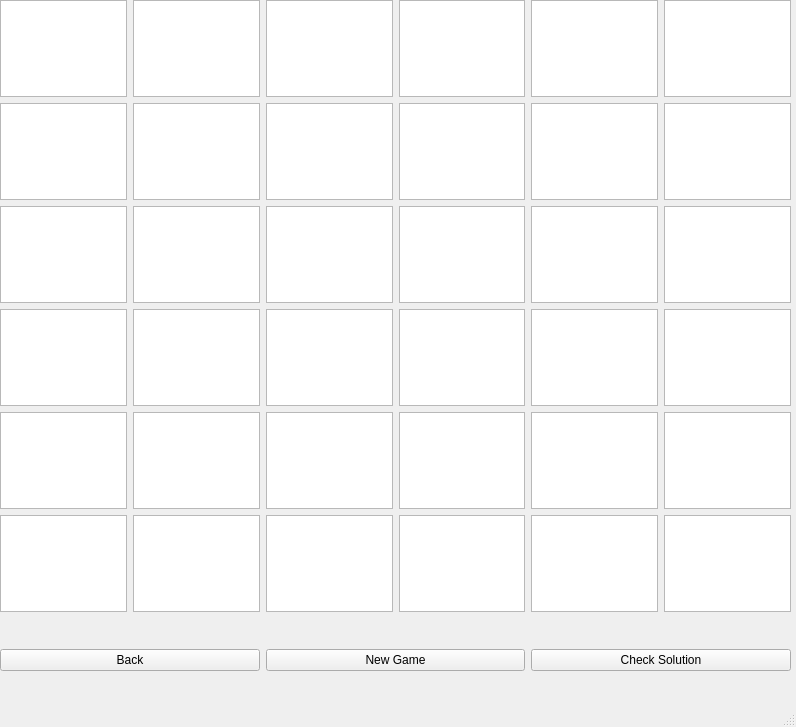
<?xml version="1.0" encoding="UTF-8"?>
<ui version="4.0">
 <class>Hidato6x6</class>
 <widget class="QMainWindow" name="Hidato6x6">
  <property name="geometry">
   <rect>
    <x>0</x>
    <y>0</y>
    <width>796</width>
    <height>727</height>
   </rect>
  </property>
  <property name="windowTitle">
   <string>MainWindow</string>
  </property>
  <widget class="QWidget" name="centralwidget">
   <widget class="QWidget" name="gridLayoutWidget">
    <property name="geometry">
     <rect>
      <x>0</x>
      <y>0</y>
      <width>791</width>
      <height>612</height>
     </rect>
    </property>
    <layout class="QGridLayout" name="gridLayout">
     <item row="3" column="5">
      <widget class="QTextEdit" name="text_number_23">
       <property name="font">
        <font>
         <pointsize>32</pointsize>
        </font>
       </property>
      </widget>
     </item>
     <item row="4" column="2">
      <widget class="QTextEdit" name="text_number_26">
       <property name="font">
        <font>
         <pointsize>32</pointsize>
        </font>
       </property>
      </widget>
     </item>
     <item row="3" column="2">
      <widget class="QTextEdit" name="text_number_20">
       <property name="font">
        <font>
         <pointsize>32</pointsize>
        </font>
       </property>
      </widget>
     </item>
     <item row="3" column="4">
      <widget class="QTextEdit" name="text_number_22">
       <property name="font">
        <font>
         <pointsize>32</pointsize>
        </font>
       </property>
      </widget>
     </item>
     <item row="4" column="4">
      <widget class="QTextEdit" name="text_number_28">
       <property name="font">
        <font>
         <pointsize>32</pointsize>
        </font>
       </property>
      </widget>
     </item>
     <item row="4" column="3">
      <widget class="QTextEdit" name="text_number_27">
       <property name="font">
        <font>
         <pointsize>32</pointsize>
        </font>
       </property>
      </widget>
     </item>
     <item row="4" column="1">
      <widget class="QTextEdit" name="text_number_25">
       <property name="font">
        <font>
         <pointsize>32</pointsize>
        </font>
       </property>
      </widget>
     </item>
     <item row="4" column="0">
      <widget class="QTextEdit" name="text_number_24">
       <property name="font">
        <font>
         <pointsize>32</pointsize>
        </font>
       </property>
      </widget>
     </item>
     <item row="5" column="0">
      <widget class="QTextEdit" name="text_number_30">
       <property name="font">
        <font>
         <pointsize>32</pointsize>
        </font>
       </property>
      </widget>
     </item>
     <item row="4" column="5">
      <widget class="QTextEdit" name="text_number_29">
       <property name="font">
        <font>
         <pointsize>32</pointsize>
        </font>
       </property>
      </widget>
     </item>
     <item row="5" column="1">
      <widget class="QTextEdit" name="text_number_31">
       <property name="font">
        <font>
         <pointsize>32</pointsize>
        </font>
       </property>
      </widget>
     </item>
     <item row="5" column="2">
      <widget class="QTextEdit" name="text_number_32">
       <property name="font">
        <font>
         <pointsize>32</pointsize>
        </font>
       </property>
      </widget>
     </item>
     <item row="5" column="5">
      <widget class="QTextEdit" name="text_number_35">
       <property name="font">
        <font>
         <pointsize>32</pointsize>
        </font>
       </property>
      </widget>
     </item>
     <item row="0" column="5">
      <widget class="QTextEdit" name="text_number_5">
       <property name="font">
        <font>
         <pointsize>32</pointsize>
        </font>
       </property>
      </widget>
     </item>
     <item row="0" column="2">
      <widget class="QTextEdit" name="text_number_2">
       <property name="font">
        <font>
         <pointsize>32</pointsize>
        </font>
       </property>
      </widget>
     </item>
     <item row="1" column="2">
      <widget class="QTextEdit" name="text_number_8">
       <property name="font">
        <font>
         <pointsize>32</pointsize>
        </font>
       </property>
      </widget>
     </item>
     <item row="1" column="3">
      <widget class="QTextEdit" name="text_number_9">
       <property name="font">
        <font>
         <pointsize>32</pointsize>
        </font>
       </property>
      </widget>
     </item>
     <item row="3" column="3">
      <widget class="QTextEdit" name="text_number_21">
       <property name="font">
        <font>
         <pointsize>32</pointsize>
        </font>
       </property>
      </widget>
     </item>
     <item row="1" column="5">
      <widget class="QTextEdit" name="text_number_11">
       <property name="font">
        <font>
         <pointsize>32</pointsize>
        </font>
       </property>
      </widget>
     </item>
     <item row="1" column="4">
      <widget class="QTextEdit" name="text_number_10">
       <property name="font">
        <font>
         <pointsize>32</pointsize>
        </font>
       </property>
      </widget>
     </item>
     <item row="2" column="2">
      <widget class="QTextEdit" name="text_number_14">
       <property name="font">
        <font>
         <pointsize>32</pointsize>
        </font>
       </property>
      </widget>
     </item>
     <item row="2" column="4">
      <widget class="QTextEdit" name="text_number_16">
       <property name="font">
        <font>
         <pointsize>32</pointsize>
        </font>
       </property>
      </widget>
     </item>
     <item row="2" column="0">
      <widget class="QTextEdit" name="text_number_12">
       <property name="font">
        <font>
         <pointsize>32</pointsize>
        </font>
       </property>
      </widget>
     </item>
     <item row="2" column="1">
      <widget class="QTextEdit" name="text_number_13">
       <property name="font">
        <font>
         <pointsize>32</pointsize>
        </font>
       </property>
      </widget>
     </item>
     <item row="2" column="3">
      <widget class="QTextEdit" name="text_number_15">
       <property name="font">
        <font>
         <pointsize>32</pointsize>
        </font>
       </property>
      </widget>
     </item>
     <item row="3" column="1">
      <widget class="QTextEdit" name="text_number_19">
       <property name="font">
        <font>
         <pointsize>32</pointsize>
        </font>
       </property>
      </widget>
     </item>
     <item row="2" column="5">
      <widget class="QTextEdit" name="text_number_17">
       <property name="font">
        <font>
         <pointsize>32</pointsize>
        </font>
       </property>
      </widget>
     </item>
     <item row="3" column="0">
      <widget class="QTextEdit" name="text_number_18">
       <property name="font">
        <font>
         <pointsize>32</pointsize>
        </font>
       </property>
      </widget>
     </item>
     <item row="0" column="4">
      <widget class="QTextEdit" name="text_number_4">
       <property name="font">
        <font>
         <pointsize>32</pointsize>
        </font>
       </property>
      </widget>
     </item>
     <item row="1" column="0">
      <widget class="QTextEdit" name="text_number_6">
       <property name="font">
        <font>
         <pointsize>32</pointsize>
        </font>
       </property>
      </widget>
     </item>
     <item row="0" column="3">
      <widget class="QTextEdit" name="text_number_3">
       <property name="font">
        <font>
         <pointsize>32</pointsize>
        </font>
       </property>
      </widget>
     </item>
     <item row="0" column="0">
      <widget class="QTextEdit" name="text_number_0">
       <property name="font">
        <font>
         <pointsize>32</pointsize>
        </font>
       </property>
      </widget>
     </item>
     <item row="5" column="4">
      <widget class="QTextEdit" name="text_number_34">
       <property name="font">
        <font>
         <pointsize>32</pointsize>
        </font>
       </property>
      </widget>
     </item>
     <item row="0" column="1">
      <widget class="QTextEdit" name="text_number_1">
       <property name="font">
        <font>
         <pointsize>32</pointsize>
        </font>
       </property>
      </widget>
     </item>
     <item row="1" column="1">
      <widget class="QTextEdit" name="text_number_7">
       <property name="font">
        <font>
         <pointsize>32</pointsize>
        </font>
       </property>
      </widget>
     </item>
     <item row="5" column="3">
      <widget class="QTextEdit" name="text_number_33">
       <property name="font">
        <font>
         <pointsize>32</pointsize>
        </font>
       </property>
      </widget>
     </item>
    </layout>
   </widget>
   <widget class="QWidget" name="horizontalLayoutWidget">
    <property name="geometry">
     <rect>
      <x>0</x>
      <y>620</y>
      <width>791</width>
      <height>80</height>
     </rect>
    </property>
    <layout class="QHBoxLayout" name="horizontalLayout">
     <item>
      <widget class="QPushButton" name="button_back">
       <property name="text">
        <string>Back</string>
       </property>
      </widget>
     </item>
     <item>
      <widget class="QPushButton" name="button_new">
       <property name="text">
        <string>New Game</string>
       </property>
      </widget>
     </item>
     <item>
      <widget class="QPushButton" name="button_check">
       <property name="text">
        <string>Check Solution</string>
       </property>
      </widget>
     </item>
    </layout>
   </widget>
  </widget>
  <widget class="QMenuBar" name="menubar">
   <property name="geometry">
    <rect>
     <x>0</x>
     <y>0</y>
     <width>796</width>
     <height>21</height>
    </rect>
   </property>
  </widget>
  <widget class="QStatusBar" name="statusbar"/>
 </widget>
 <resources/>
 <connections/>
</ui>
